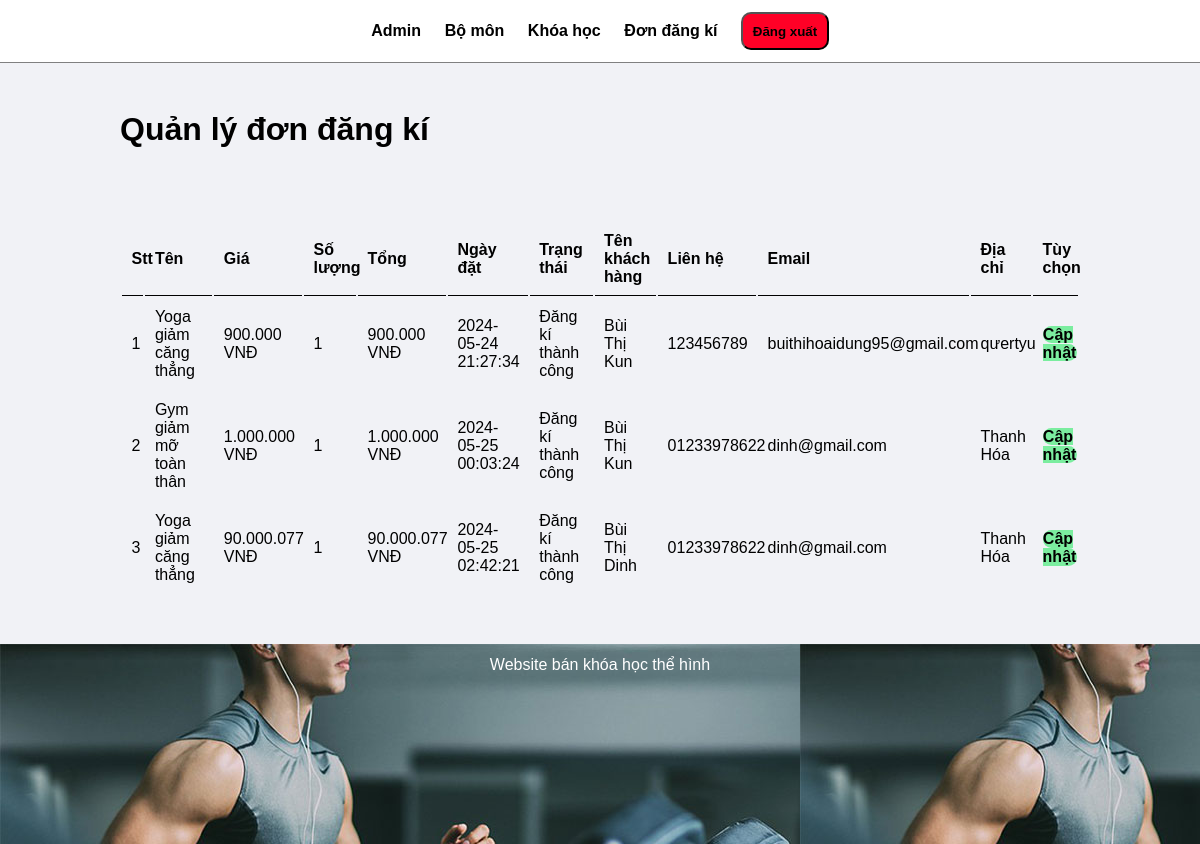
/admin/manage-register.php, run on the app's committed database.
### tables this page shows
CREATE TABLE `tbl_register` (
  `id` int(11) NOT NULL,
  `course_name` varchar(255) NOT NULL,
  `course_fee` decimal(10,2) NOT NULL,
  `qty` int(11) NOT NULL,
  `total` decimal(10,2) NOT NULL,
  `register_date` timestamp NOT NULL DEFAULT current_timestamp(),
  `learner_name` varchar(255) NOT NULL,
  `learner_email` varchar(255) NOT NULL,
  `learner_address` varchar(255) NOT NULL,
  `status` enum('Registered','Completed','Cancelled') DEFAULT 'Registered',
  `learner_contact` varchar(20) NOT NULL
);

### admin/manage-register.php (the view, shortened to what this page needs)
<?php include('menu.php'); ?>
    <div class="main-content">
        <div class="wrapper">
            <h1>Quản lý đơn đăng kí</h1>
            <br/><br/>
              <br/><br/>
              <table class="tbl-full">
                <tr>
                  <th>Stt</th>
                  <th>Tên </th>
                  <th>Giá </th>
                  <th>Số lượng</th>
                  <th>Tổng</th>
                  <th>Ngày đặt</th>
                  <th>Trạng thái</th>
                  <th>Tên khách hàng</th>
                  <th>Liên hệ</th>
                  <th>Email</th>
                  <th>Địa chỉ</th>
                  <th>Tùy chọn</th>
                </tr>
                <?php
                  $sql ="SELECT * FROM tbl_register";
                  $connect = mysqli_connect('localhost','root','','fitness_course');
                  $res = mysqli_query($connect,$sql);
                  $count = mysqli_num_rows($res);
                  $stt= 1;
                  if($count > 0 ){
                      while($row= mysqli_fetch_assoc($res)){
                        $id = $row['id'];
                        $course = $row['course_name'];
                        $course_fee = $row['course_fee'];
                        $qty = $row['qty'];
                        $total = $row['total'];
                        $register_date = $row['register_date'];
                        $learner_name = $row['learner_name'];
                        $learner_email = $row['learner_email'];
                        $learner_address = $row['learner_address'];
                        $status = $row['status'];
                        $learner_contact = $row['learner_contact'];
                        ?>
                          <tr>
                              <td><?=$stt++;?></td>
                              <td><?=$course;?></td>
                              <td><?=number_format($course_fee, 0, '', '.')?> VNĐ</td>
                              <td><?=$qty;?></td>
                              <td><?=number_format($total, 0, '', '.')?> VNĐ</td>
                              <td><?=$register_date;?></td>
                              <td><?php if($status == "Registered"){echo "Đăng kí thành công";}
                              ?></td>
                              <td><?=$learner_name;?></td>
                              <td><?=$learner_contact;?></td>
                              <td><?=$learner_email;?></td>
                              <td><?=$learner_address;?></td>
                              <td>
                              <a href="http://localhost/fitness_web/admin/update-register.php?id=<?=$id;?>" class="btn btn-secondary">Cập nhật</a>
                              </td>
                          </tr>
                        <?php
                      }
                  }else{
                    echo "Không có đơn đăng kí";
                  }
                ?>
              </table>
        </div>
    </div>
<?php include('footer.php'); ?>

### css/admin.css (style rules this page uses)
* { margin: 0; padding: 0; font-family: Arial, Helvetica,sans-serif; }
.btn-secondary { background-color : #7bed9f; padding: 1%; color: black; text-decoration: none; font-weight: bold; }
.btn { border-radius: 10px; }
.wrapper { padding: 1%; width:80%; margin: auto; }
.main-content { background-color: #f1f2f6; padding: 3% 0; }
.tbl-full { width: 100%; }
table tr th { border-bottom: 1px solid black; padding: 1%; text-align: left; }
table tr td { padding: 1%; }

### data on the page
tbl_register: course_name "Yoga giảm căng thẳng", course_fee "900.000", qty "1", total "900.000", register_date "2024-05-24 21:27:34", status "Đăng kí thành công", learner_name "Bùi Thị Kun", learner_contact "123456789", learner_email "buithihoaidung95@gmail.com", learner_address "qưertyu"
tbl_register: course_name "Gym giảm mỡ toàn thân", course_fee "1.000.000", qty "1", total "1.000.000", register_date "2024-05-25 00:03:24", status "Đăng kí thành công", learner_name "Bùi Thị Kun", learner_contact "01233978622", learner_email "dinh@gmail.com", learner_address "Thanh Hóa"
tbl_register: course_name "Yoga giảm căng thẳng", course_fee "90.000.077", qty "1", total "90.000.077", register_date "2024-05-25 02:42:21", status "Đăng kí thành công", learner_name "Bùi Thị Dinh", learner_contact "01233978622", learner_email "dinh@gmail.com", learner_address "Thanh Hóa"
